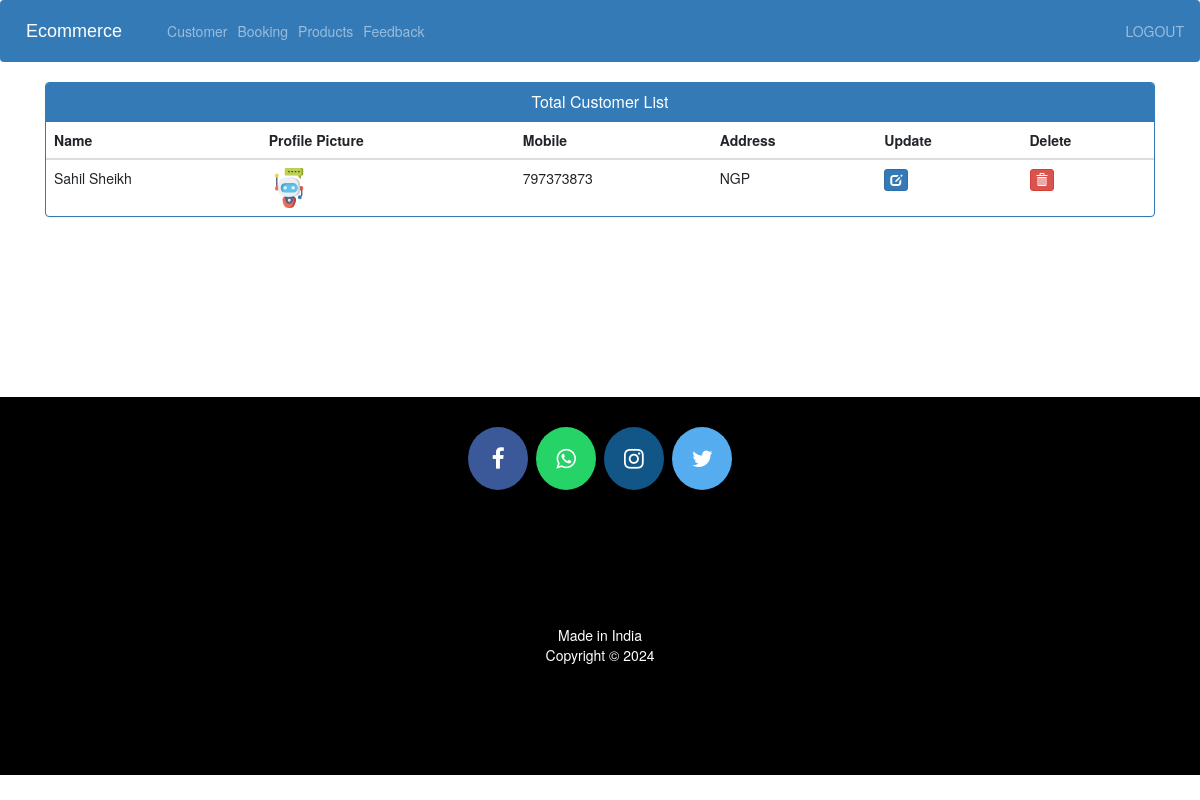
The app's page /view-customer (signed in) with its own data.
### ecom/models.py (models this page shows, shortened)
class Customer(models.Model):
    user=models.OneToOneField(User,on_delete=models.CASCADE)
    profile_pic= models.ImageField(upload_to='profile_pic/CustomerProfilePic/',null=True,blank=True)
    address = models.CharField(max_length=40)
    mobile = models.CharField(max_length=20,null=False)
    @property
    def get_name(self):
        return self.user.first_name+" "+self.user.last_name

### ecom/views.py (the view)
# urls.py: path('view-customer', views.view_customer_view,name='view-customer'),
@login_required(login_url='adminlogin')
def view_customer_view(request):
    customers=models.Customer.objects.all()
    return render(request,'ecom/view_customer.html',{'customers':customers})

### templates/ecom/view_customer.html (shortened to what this page needs)
{% extends 'ecom/admin_base.html' %}
{% load static %}
{% block content %}
<head>
  <link href="//netdna.bootstrapcdn.com/bootstrap/3.0.0/css/bootstrap.min.css" rel="stylesheet" id="bootstrap-css">
</head>
<div class="container">
  <div class="panel panel-primary">
    <div class="panel-heading">
      <h6 class="panel-title">Total Customer List</h6>
    </div>
    <table class="table table-hover" id="dev-table">
      <thead>
        <tr>
          <th>Name</th>
          <th>Profile Picture</th>
          <th>Mobile</th>
          <th>Address</th>
          <th>Update</th>
          <th>Delete</th>
        </tr>
      </thead>
      {% for c in customers %}
      <tr>
        <td> {{c.get_name}}</td>
        <td> <img src="{% static c.profile_pic.url %}" alt="Profile Pic" height="40px" width="40px" /></td>
        <td>{{c.mobile}}</td>
        <td>{{c.address}}</td>
        <td><a class="btn btn-primary btn-xs" href="{% url 'update-customer' c.id  %}"><span class="glyphicon glyphicon-edit"></span></a></td>
        <td><a class="btn btn-danger btn-xs" href="{% url 'delete-customer' c.id  %}"><span class="glyphicon glyphicon-trash"></span></a></td>
      </tr>
      {% endfor %}
    </table>
  </div>
</div>
{% endblock content %}

### templates/ecom/view_customer.html (style rules this page uses)
a:link { text-decoration: none; }
h6 { text-align: center; }

### records on screen
Customer: get_name "Sahil Sheikh", profile_pic (picture), mobile "797373873", address "NGP"
